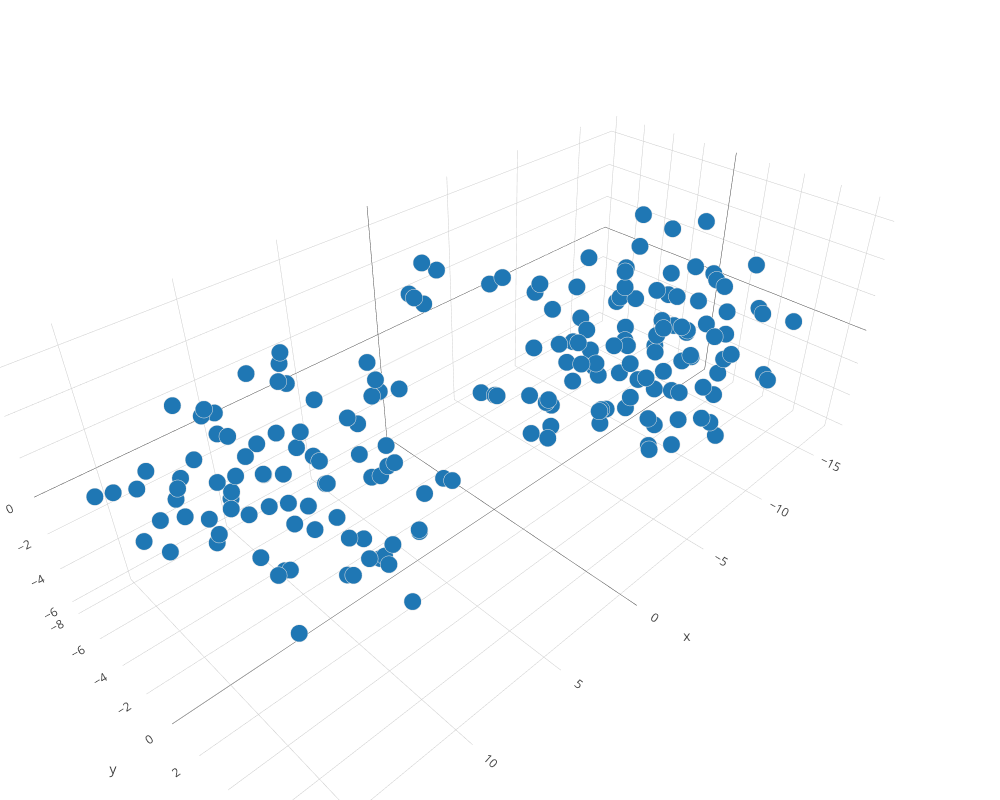

Write notebook code for a chart like this one.
### Code cell
plotly_plot_tsne(tsne_embeddings_3d, labels_3d, dimension=3)

### Figure 1 — Plotly figure (JSON) as saved in the notebook; plotly's stock layout.template omitted (floating-point values rounded to 4 significant figures; data arrays with more than 128 entries replaced by an {"elided": "..."} marker saying what was removed)
{"data": [{"hoverinfo": "text", "marker": {"line": {"color": "rgb(225, 225, 225)", "width": 0.5}, "opacity": 1, "size": 6}, "mode": "markers", "text": {"elided": "200 str values"}, "type": "scatter3d", "uid": "94b1919a-f2ed-46c5-8199-43254f167674", "x": {"elided": "200 float values"}, "y": {"elided": "200 float values"}, "z": {"elided": "200 float values"}}], "layout": {"height": 800, "margin": {"b": 0, "l": 0, "r": 0, "t": 0}, "width": 1000, "xaxis": {"zeroline": false}, "yaxis": {"zeroline": false}}}
